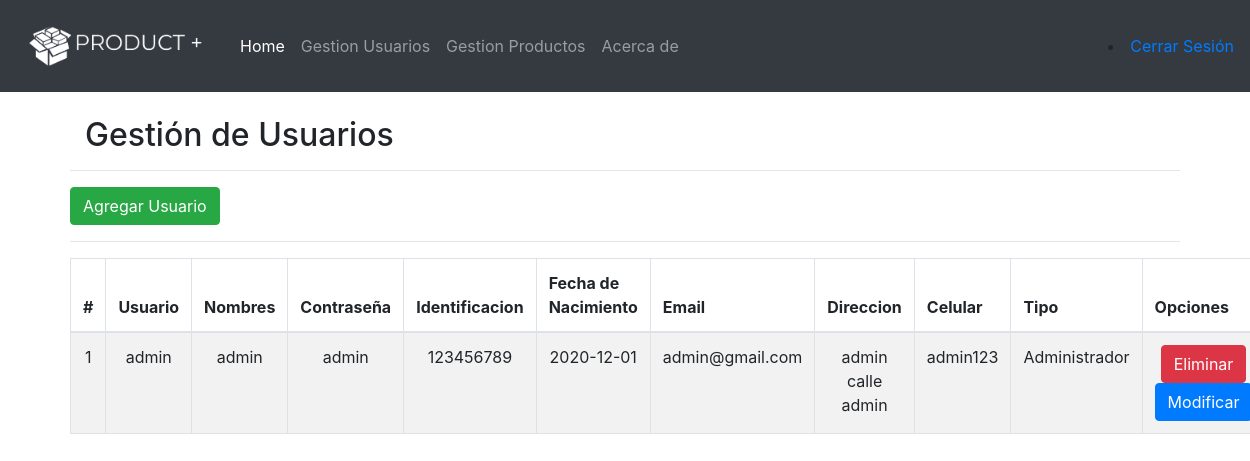
Page /user (signed in) on the committed database.
### app.py (models this page shows, shortened)
class User(db.Model):
    id = db.Column(db.Integer, primary_key=True)
    usuario = db.Column(db.String(25), nullable=False)
    nombres = db.Column(db.String(50), nullable=False)
    apellidos = db.Column(db.String(50), nullable=False)
    contrasena = db.Column(db.String(50), nullable=False)
    identificacion = db.Column(db.String(15), nullable=False)
    fechaNacimiento = db.Column(db.DateTime, default=datetime.utcnow)
    email = db.Column(db.String(30), nullable=False)
    direccion = db.Column(db.String(25), nullable=False)
    celular = db.Column(db.String(15), nullable=False)
    tipo = db.Column(db.String, nullable=False)
    estado = db.Column(db.String, nullable=False)

### app.py (the view)
@app.route('/user')
@login_required
def user():
    users = User.query.all()
    return render_template('gestionUsuarios.html',users=users)

### app.py (called while the page is built)
def login_required(view):
    @functools.wraps( view )
    def wrapped_view(**kwargs):
        if g.user is None:
            return redirect( url_for( 'index' ) )
        return view( **kwargs )
    return wrapped_view

@app.before_request
def load_logged_in_user():
    user_id = session.get( 'user_id' )
    if user_id is None:
        g.user = None
    else:
        user = User.query.filter_by(id = user_id).first()
        g.user = user

### templates/gestionUsuarios.html (shortened to what this page needs)
{% extends 'base.html' %} {% block content %}
<div class="container">
    <br>
    <div class="col-md-8">
        <h2>Gestión de Usuarios</h2>
    </div>
    <hr>
    <a class="btn btn-success" href="/addUser">Agregar Usuario</a>
    <hr>
    <table class="table table-striped table-bordered">
        <thead>
            <tr>
                <th scope="col">#</th>
                <th scope="col">Usuario</th>
                <th scope="col">Nombres</th>
                <th scope="col">Contraseña</th>
                <th scope="col">Identificacion</th>
                <th scope="col">Fecha de Nacimiento</th>
                <th scope="col">Email</th>
                <th scope="col">Direccion</th>
                <th scope="col">Celular</th>
                <th scope="col">Tipo</th>
                <th scope="col">Opciones</th>
            </tr>
        </thead>
        <tbody>
            {% for user in users %}
            <tr>
                <td>{{ user.id }}</td>
                <td>{{ user.nombres }}</td>
                <td>{{ user.usuario }}</td>
                <td>{{ user.contrasena }}</td>
                <td>{{ user.identificacion }}</td>
                <td>{{ user.fechaNacimiento.strftime('%Y-%m-%d') }}</td>
                <td>{{ user.email }}</td>
                <td>{{ user.direccion }}</td>
                <td>{{ user.celular }}</td>
                {% if user.tipo == '1' %}
                <td>Administrador</td>
                {% endif %}
                <td>
                    <a href="/deleteUser/{{user.id}}" class="btn btn-danger">Eliminar</a>
                    <a href="/updateUser/{{user.id}}" class="btn btn-primary">Modificar</a>
                </td>
            </tr>
            {% endfor %}
        </tbody>
    </table>
</div>
{% endblock %}

### static/css/main.css (style rules this page uses)
body, html { margin: 0; font-family: sans-serif; }
table, td, th { border: 1px solid #aaa; }
table { border-collapse: collapse; width: 100%; }
th { height: 30px; }
td { text-align: center; padding: 5px; }

### rows in the picture
User: id "1", nombres "admin", usuario "admin", contrasena "admin", identificacion "123456789", fechaNacimiento "2020-12-01", email "admin@gmail.com", direccion "admin calle admin", celular "admin123", tipo "Administrador"
